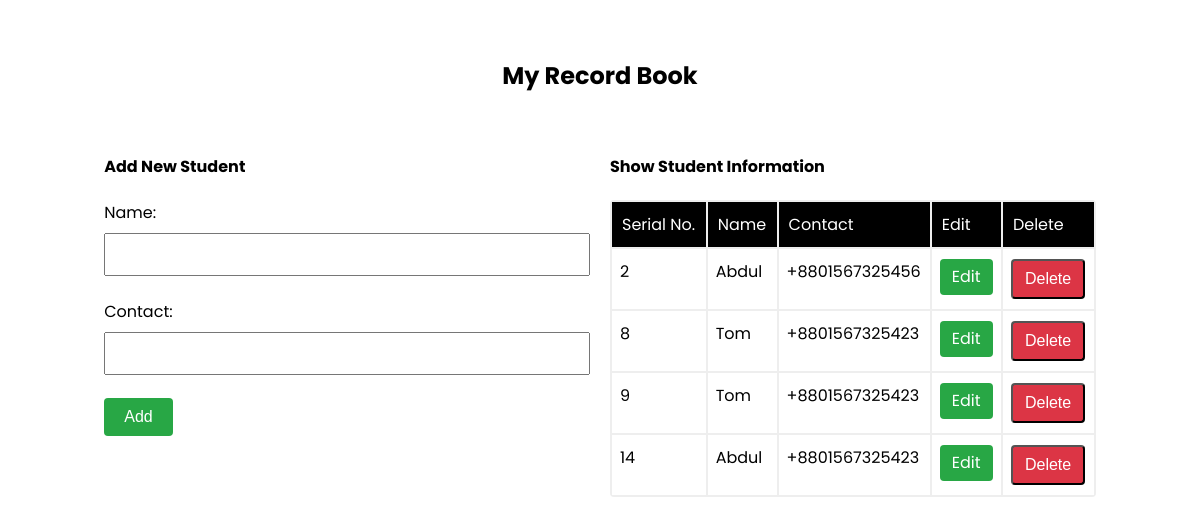
The app's page /, older data.
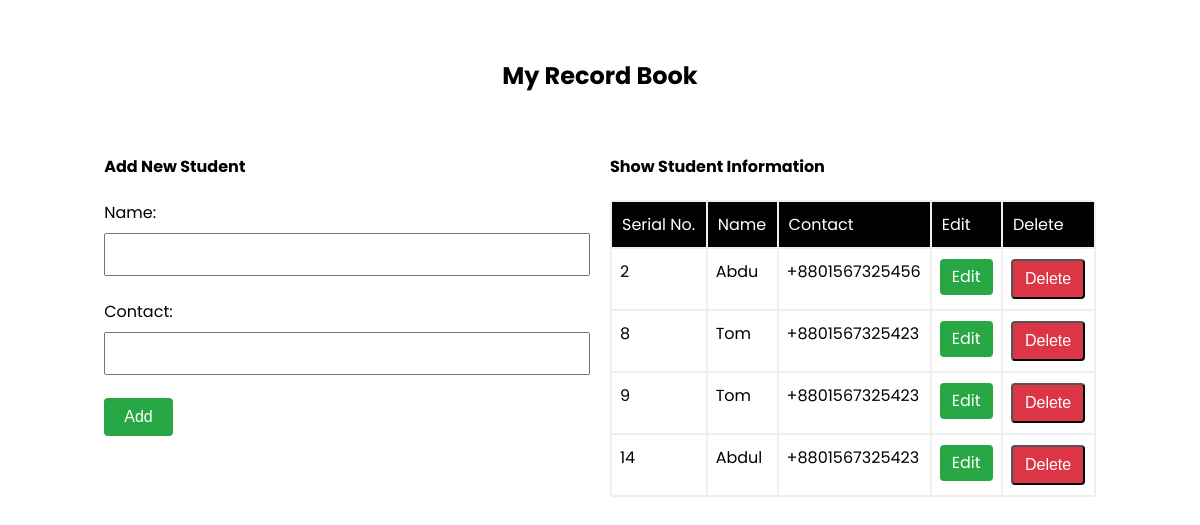
The same page, newer data.
### mainapp/models.py (models this page shows)
class User(models.Model):
    name=models.CharField(max_length=70)
    contact=models.CharField(max_length=100,validators=[RegexValidator(r'^(?:\+88|88)?(01[3-9]\d{8})$', message="Phone number is not valid")])

### mainapp/views.py (the view)
# urls.py: path('',views.add_show, name="addandshow"),
def add_show(request):
    if request.method == 'POST':
        fm = StudentRegistration(request.POST)
        if fm.is_valid():
           nm = fm.cleaned_data['name']
           cn= fm.cleaned_data['contact']
           reg=User(name=nm,contact=cn)
           reg.save()
           fm = StudentRegistration()
    else:
        fm = StudentRegistration()
    stud = User.objects.all()
    return render(request, 'enroll/addandshow.html',{'form':fm, 'stu':stud})

### mainapp/forms.py
class StudentRegistration(forms.ModelForm):
    class Meta:
        model=User
        fields=['name','contact']
        widgets={
            'name': forms.TextInput(attrs={'class':'form-control',}),
            'contact': forms.TextInput(attrs={'class':'form-control',})
        }

### mainapp/templates/enroll/addandshow.html (shortened to what this page needs)
{% extends 'enroll/base.html' %}
{% block content %}
    <div class="container-main">
        <h2 class="home-title">My Record Book</h2>
        <div class="row">
            <div class="col-50">
                <h4>Add New Student</h4>
                <form action=""  method="POST">
                    {% for field in form %}
                        <div class="form-input-group">
                            {{field.label_tag}} {{field}}
                        </div>
                    {% endfor %}
                    <input type="submit" class="form-btn btn-success" value="Add">
                </form>
            </div>
            <div class="col-50">
                <h4>Show Student Information</h4>
                    {% if stu %}
                    <div class="div-table">
                        <div class="trow">
                            <div class="th">Serial No.</div>
                            <div class="th">Name</div>
                            <div class="th">Contact</div>
                            <div class="th">Edit</div>
                            <div class="th">Delete</div>
                        </div>
                        {% for st in stu %}
                        <div class="trow">
                            <div class="td">{{st.id}}</div>
                            <div class="td">{{st.name}}</div>
                            <div class="td">{{st.contact}}</div>
                            <div class="td">
                                <a class="btn btn-success link-btn" href="{% url 'updatedata' st.id %}" method="POST">Edit</a>
                            </div>
                            <div class="td">
                                <form action="{% url 'deletedata' st.id %}" method="POST">
                                    <input type="submit" class="btn btn-danger" value="Delete">
                                </form>
                            </div>
                        </div>
                        {% endfor %}
                    </div>
                    {% else %}
                      <h4>No Records</h4>
                    {% endif %}
            </div>
        </div>
    </div>
{% endblock content %}

Row changes from the older to the newer data that the page shows:
changed User id 2: name "Abdul" → "Abdu"
